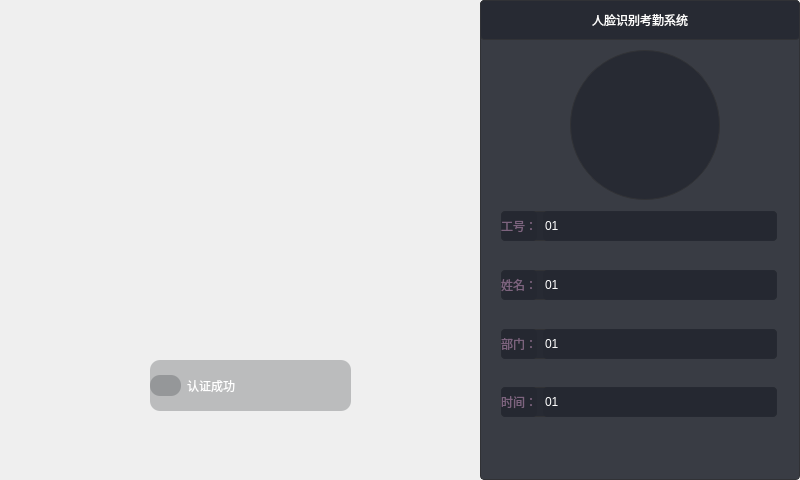
<?xml version="1.0" encoding="UTF-8"?>
<ui version="4.0">
 <class>FaceAttend</class>
 <widget class="QMainWindow" name="FaceAttend">
  <property name="geometry">
   <rect>
    <x>0</x>
    <y>0</y>
    <width>800</width>
    <height>480</height>
   </rect>
  </property>
  <property name="windowTitle">
   <string>FaceAttend</string>
  </property>
  <widget class="QWidget" name="centralwidget">
   <widget class="QWidget" name="videowidget" native="true">
    <property name="geometry">
     <rect>
      <x>-10</x>
      <y>-10</y>
      <width>481</width>
      <height>771</height>
     </rect>
    </property>
    <property name="styleSheet">
     <string notr="true"/>
    </property>
    <widget class="QWidget" name="widgetLb" native="true">
     <property name="geometry">
      <rect>
       <x>160</x>
       <y>370</y>
       <width>201</width>
       <height>51</height>
      </rect>
     </property>
     <property name="styleSheet">
      <string notr="true">border-radius:10px;
background-color: rgba(49, 50, 54, 69);</string>
     </property>
     <layout class="QHBoxLayout" name="horizontalLayout">
      <item>
       <layout class="QHBoxLayout" name="horizontalLayout_6">
        <item>
         <widget class="QLabel" name="label">
          <property name="maximumSize">
           <size>
            <width>31</width>
            <height>21</height>
           </size>
          </property>
          <property name="text">
           <string/>
          </property>
          <property name="pixmap">
           <pixmap resource="image.qrc">:/new/prefix1/img/yes.png</pixmap>
          </property>
         </widget>
        </item>
        <item>
         <widget class="QLabel" name="label_2">
          <property name="styleSheet">
           <string notr="true">font: 25 24pt &quot;微软雅黑 Light&quot;;
border:none;
background-color: rgba(49, 50, 54,0);
color: rgb(255, 255, 255);</string>
          </property>
          <property name="text">
           <string>认证成功</string>
          </property>
         </widget>
        </item>
       </layout>
      </item>
     </layout>
    </widget>
    <widget class="QLabel" name="headpicture">
     <property name="geometry">
      <rect>
       <x>100</x>
       <y>60</y>
       <width>266</width>
       <height>266</height>
      </rect>
     </property>
     <property name="text">
      <string/>
     </property>
     <property name="pixmap">
      <pixmap resource="image.qrc">:/new/prefix1/img/crc.png</pixmap>
     </property>
    </widget>
    <widget class="QLabel" name="videoLb">
     <property name="geometry">
      <rect>
       <x>10</x>
       <y>10</y>
       <width>480</width>
       <height>480</height>
      </rect>
     </property>
     <property name="sizePolicy">
      <sizepolicy hsizetype="Expanding" vsizetype="Expanding">
       <horstretch>0</horstretch>
       <verstretch>0</verstretch>
      </sizepolicy>
     </property>
     <property name="text">
      <string/>
     </property>
    </widget>
    <zorder>videoLb</zorder>
    <zorder>widgetLb</zorder>
    <zorder>headpicture</zorder>
   </widget>
   <widget class="QWidget" name="widget_3" native="true">
    <property name="geometry">
     <rect>
      <x>480</x>
      <y>0</y>
      <width>320</width>
      <height>480</height>
     </rect>
    </property>
    <property name="styleSheet">
     <string notr="true">QWidget{
	border:1px solid #313236;
	border-radius:4px;
	
	background-color: rgba(37, 40, 49, 0.9);
}
QWidget#label_title{
	
	font: 24pt &quot;微软雅黑&quot;;
	color: rgb(255, 255, 255);
}
QWidget#label_headLb
{
	border-radius:75px;
}</string>
    </property>
    <widget class="QLabel" name="label_title">
     <property name="geometry">
      <rect>
       <x>0</x>
       <y>0</y>
       <width>320</width>
       <height>40</height>
      </rect>
     </property>
     <property name="text">
      <string>人脸识别考勤系统</string>
     </property>
     <property name="alignment">
      <set>Qt::AlignCenter</set>
     </property>
    </widget>
    <widget class="QLabel" name="label_headLb">
     <property name="geometry">
      <rect>
       <x>90</x>
       <y>50</y>
       <width>150</width>
       <height>150</height>
      </rect>
     </property>
     <property name="text">
      <string/>
     </property>
    </widget>
    <widget class="QWidget" name="widget_4" native="true">
     <property name="geometry">
      <rect>
       <x>21</x>
       <y>211</y>
       <width>276</width>
       <height>30</height>
      </rect>
     </property>
     <property name="styleSheet">
      <string notr="true">QWidget{
	border:1px solid #313236;
	border-radius:4px;
	
	background-color: rgba(37, 40, 49, 0.9);
}
QLabel
{
	border:none;	
	color: rgb(125, 100, 127);
	
	font: 16pt &quot;微软雅黑&quot;;
}
QLineEdit
{   
	font: 16pt &quot;微软雅黑&quot;;
	color: rgb(255, 255, 255);
	border:none;
}</string>
     </property>
     <layout class="QHBoxLayout" name="horizontalLayout_2">
      <property name="spacing">
       <number>6</number>
      </property>
      <property name="leftMargin">
       <number>0</number>
      </property>
      <property name="topMargin">
       <number>0</number>
      </property>
      <property name="rightMargin">
       <number>0</number>
      </property>
      <property name="bottomMargin">
       <number>0</number>
      </property>
      <item>
       <widget class="QLabel" name="label_6">
        <property name="text">
         <string>工号：</string>
        </property>
       </widget>
      </item>
      <item>
       <widget class="QLineEdit" name="numberEdit">
        <property name="enabled">
         <bool>false</bool>
        </property>
        <property name="sizePolicy">
         <sizepolicy hsizetype="Expanding" vsizetype="Expanding">
          <horstretch>0</horstretch>
          <verstretch>0</verstretch>
         </sizepolicy>
        </property>
        <property name="text">
         <string>01</string>
        </property>
       </widget>
      </item>
     </layout>
    </widget>
    <widget class="QWidget" name="widget_5" native="true">
     <property name="geometry">
      <rect>
       <x>21</x>
       <y>270</y>
       <width>276</width>
       <height>30</height>
      </rect>
     </property>
     <property name="styleSheet">
      <string notr="true">QWidget{
	border:1px solid #313236;
	border-radius:4px;
	
	background-color: rgba(37, 40, 49, 0.9);
}
QLabel
{
	border:none;	
	color: rgb(125, 100, 127);
	
	font: 16pt &quot;微软雅黑&quot;;
}
QLineEdit
{   
	font: 16pt &quot;微软雅黑&quot;;
	color: rgb(255, 255, 255);
	border:none;
}</string>
     </property>
     <layout class="QHBoxLayout" name="horizontalLayout_3">
      <property name="spacing">
       <number>6</number>
      </property>
      <property name="leftMargin">
       <number>0</number>
      </property>
      <property name="topMargin">
       <number>0</number>
      </property>
      <property name="rightMargin">
       <number>0</number>
      </property>
      <property name="bottomMargin">
       <number>0</number>
      </property>
      <item>
       <widget class="QLabel" name="label_7">
        <property name="text">
         <string>姓名：</string>
        </property>
       </widget>
      </item>
      <item>
       <widget class="QLineEdit" name="nameEdit">
        <property name="enabled">
         <bool>false</bool>
        </property>
        <property name="sizePolicy">
         <sizepolicy hsizetype="Expanding" vsizetype="Expanding">
          <horstretch>0</horstretch>
          <verstretch>0</verstretch>
         </sizepolicy>
        </property>
        <property name="text">
         <string>01</string>
        </property>
       </widget>
      </item>
     </layout>
    </widget>
    <widget class="QWidget" name="widget_6" native="true">
     <property name="geometry">
      <rect>
       <x>21</x>
       <y>329</y>
       <width>276</width>
       <height>30</height>
      </rect>
     </property>
     <property name="styleSheet">
      <string notr="true">QWidget{
	border:1px solid #313236;
	border-radius:4px;
	
	background-color: rgba(37, 40, 49, 0.9);
}
QLabel
{
	border:none;	
	color: rgb(125, 100, 127);
	
	font: 16pt &quot;微软雅黑&quot;;
}
QLineEdit
{   
	font: 16pt &quot;微软雅黑&quot;;
	color: rgb(255, 255, 255);
	border:none;
}</string>
     </property>
     <layout class="QHBoxLayout" name="horizontalLayout_4">
      <property name="spacing">
       <number>6</number>
      </property>
      <property name="leftMargin">
       <number>0</number>
      </property>
      <property name="topMargin">
       <number>0</number>
      </property>
      <property name="rightMargin">
       <number>0</number>
      </property>
      <property name="bottomMargin">
       <number>0</number>
      </property>
      <item>
       <widget class="QLabel" name="label_8">
        <property name="text">
         <string>部门：</string>
        </property>
       </widget>
      </item>
      <item>
       <widget class="QLineEdit" name="departmentEdit">
        <property name="enabled">
         <bool>false</bool>
        </property>
        <property name="sizePolicy">
         <sizepolicy hsizetype="Expanding" vsizetype="Expanding">
          <horstretch>0</horstretch>
          <verstretch>0</verstretch>
         </sizepolicy>
        </property>
        <property name="text">
         <string>01</string>
        </property>
       </widget>
      </item>
     </layout>
    </widget>
    <widget class="QWidget" name="widget_7" native="true">
     <property name="geometry">
      <rect>
       <x>21</x>
       <y>387</y>
       <width>276</width>
       <height>30</height>
      </rect>
     </property>
     <property name="styleSheet">
      <string notr="true">QWidget{
	border:1px solid #313236;
	border-radius:4px;
	
	background-color: rgba(37, 40, 49, 0.9);
}
QLabel
{
	border:none;	
	color: rgb(125, 100, 127);
	
	font: 16pt &quot;微软雅黑&quot;;
}
QLineEdit
{   
	font: 16pt &quot;微软雅黑&quot;;
	color: rgb(255, 255, 255);
	border:none;
}</string>
     </property>
     <layout class="QHBoxLayout" name="horizontalLayout_5">
      <property name="spacing">
       <number>6</number>
      </property>
      <property name="leftMargin">
       <number>0</number>
      </property>
      <property name="topMargin">
       <number>0</number>
      </property>
      <property name="rightMargin">
       <number>0</number>
      </property>
      <property name="bottomMargin">
       <number>0</number>
      </property>
      <item>
       <widget class="QLabel" name="label_9">
        <property name="text">
         <string>时间：</string>
        </property>
       </widget>
      </item>
      <item>
       <widget class="QLineEdit" name="timeEdit">
        <property name="enabled">
         <bool>false</bool>
        </property>
        <property name="sizePolicy">
         <sizepolicy hsizetype="Expanding" vsizetype="Expanding">
          <horstretch>0</horstretch>
          <verstretch>0</verstretch>
         </sizepolicy>
        </property>
        <property name="text">
         <string>01</string>
        </property>
       </widget>
      </item>
     </layout>
    </widget>
    <zorder>label_title</zorder>
    <zorder>label_headLb</zorder>
    <zorder>widget_5</zorder>
    <zorder>widget_6</zorder>
    <zorder>widget_7</zorder>
    <zorder>widget_4</zorder>
   </widget>
   <zorder>widget_3</zorder>
   <zorder>videowidget</zorder>
  </widget>
 </widget>
 <resources>
  <include location="image.qrc"/>
 </resources>
 <connections/>
</ui>
